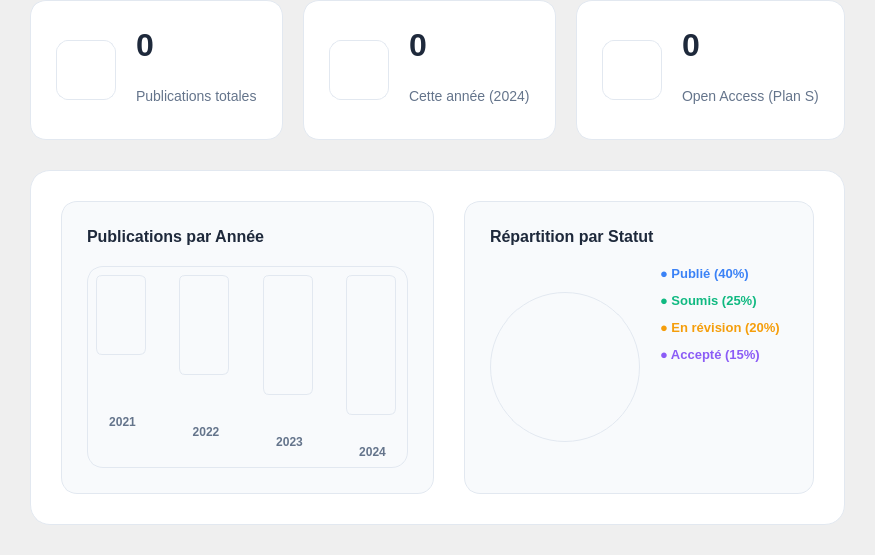
            <widget class="QWidget" name="SR_pageStats">
             <layout class="QVBoxLayout" name="SR_verticalLayoutStats">
              <property name="spacing">
               <number>30</number>
              </property>
              <property name="leftMargin">
               <number>30</number>
              </property>
              <property name="topMargin">
               <number>0</number>
              </property>
              <property name="rightMargin">
               <number>30</number>
              </property>
              <property name="bottomMargin">
               <number>30</number>
              </property>
              <item>
               <layout class="QHBoxLayout" name="SR_horizontalLayoutStatCards">
                <property name="spacing">
                 <number>20</number>
                </property>
                <item>
                 <widget class="QFrame" name="SR_cardTotal">
                  <property name="minimumSize">
                   <size>
                    <width>0</width>
                    <height>140</height>
                   </size>
                  </property>
                  <property name="styleSheet">
                   <string notr="true">QFrame {
    background-color: white;
    border-radius: 16px;
    border: 1px solid #e2e8f0;
}</string>
                  </property>
                  <property name="frameShape">
                   <enum>QFrame::Shape::NoFrame</enum>
                  </property>
                  <layout class="QHBoxLayout" name="SR_horizontalLayoutCardTotal">
                   <property name="spacing">
                    <number>20</number>
                   </property>
                   <property name="leftMargin">
                    <number>25</number>
                   </property>
                   <property name="topMargin">
                    <number>20</number>
                   </property>
                   <property name="rightMargin">
                    <number>25</number>
                   </property>
                   <property name="bottomMargin">
                    <number>20</number>
                   </property>
                   <item>
                    <widget class="QFrame" name="SR_iconFrameTotal">
                     <property name="minimumSize">
                      <size>
                       <width>60</width>
                       <height>60</height>
                      </size>
                     </property>
                     <property name="maximumSize">
                      <size>
                       <width>60</width>
                       <height>60</height>
                      </size>
                     </property>
                     <property name="styleSheet">
                      <string notr="true">background: qlineargradient(x1:0, y1:0, x2:1, y2:1,
        stop:0 #3b82f6, stop:1 #10b981);
border-radius: 12px;</string>
                     </property>
                     <property name="frameShape">
                      <enum>QFrame::Shape::NoFrame</enum>
                     </property>
                     <layout class="QVBoxLayout" name="SR_verticalLayoutIconTotal">
                      <property name="margin" stdset="0">
                       <number>0</number>
                      </property>
                      <item>
                       <widget class="QLabel" name="SR_lblTotalIcon">
                        <property name="styleSheet">
                         <string notr="true">color: white;
font-size: 28px;
background: transparent;
border: none;</string>
                        </property>
                        <property name="text">
                         <string>📚</string>
                        </property>
                        <property name="alignment">
                         <set>Qt::AlignmentFlag::AlignCenter</set>
                        </property>
                       </widget>
                      </item>
                     </layout>
                    </widget>
                   </item>
                   <item>
                    <layout class="QVBoxLayout" name="SR_verticalLayoutTotalText">
                     <property name="spacing">
                      <number>5</number>
                     </property>
                     <item>
                      <widget class="QLabel" name="SR_lblTotalNumber">
                       <property name="styleSheet">
                        <string notr="true">color: #1e293b;
font-size: 32px;
font-weight: bold;
background: transparent;
border: none;</string>
                       </property>
                       <property name="text">
                        <string>0</string>
                       </property>
                      </widget>
                     </item>
                     <item>
                      <widget class="QLabel" name="SR_lblTotalLabel">
                       <property name="styleSheet">
                        <string notr="true">color: #64748b;
font-size: 14px;
background: transparent;
border: none;</string>
                       </property>
                       <property name="text">
                        <string>Publications totales</string>
                       </property>
                      </widget>
                     </item>
                    </layout>
                   </item>
                   <item>
                    <spacer name="SR_horizontalSpacerCardTotal">
                     <property name="orientation">
                      <enum>Qt::Orientation::Horizontal</enum>
                     </property>
                     <property name="sizeHint" stdset="0">
                      <size>
                       <width>0</width>
                       <height>0</height>
                      </size>
                     </property>
                    </spacer>
                   </item>
                  </layout>
                 </widget>
                </item>
                <item>
                 <widget class="QFrame" name="SR_cardThisYear">
                  <property name="minimumSize">
                   <size>
                    <width>0</width>
                    <height>140</height>
                   </size>
                  </property>
                  <property name="styleSheet">
                   <string notr="true">QFrame {
    background-color: white;
    border-radius: 16px;
    border: 1px solid #e2e8f0;
}</string>
                  </property>
                  <property name="frameShape">
                   <enum>QFrame::Shape::NoFrame</enum>
                  </property>
                  <layout class="QHBoxLayout" name="SR_horizontalLayoutCardThisYear">
                   <property name="spacing">
                    <number>20</number>
                   </property>
                   <property name="leftMargin">
                    <number>25</number>
                   </property>
                   <property name="topMargin">
                    <number>20</number>
                   </property>
                   <property name="rightMargin">
                    <number>25</number>
                   </property>
                   <property name="bottomMargin">
                    <number>20</number>
                   </property>
                   <item>
                    <widget class="QFrame" name="SR_iconFrameThisYear">
                     <property name="minimumSize">
                      <size>
                       <width>60</width>
                       <height>60</height>
                      </size>
                     </property>
                     <property name="maximumSize">
                      <size>
                       <width>60</width>
                       <height>60</height>
                      </size>
                     </property>
                     <property name="styleSheet">
                      <string notr="true">background: qlineargradient(x1:0, y1:0, x2:1, y2:1,
        stop:0 #10b981, stop:1 #059669);
border-radius: 12px;</string>
                     </property>
                     <property name="frameShape">
                      <enum>QFrame::Shape::NoFrame</enum>
                     </property>
                     <layout class="QVBoxLayout" name="SR_verticalLayoutIconThisYear">
                      <property name="margin" stdset="0">
                       <number>0</number>
                      </property>
                      <item>
                       <widget class="QLabel" name="SR_lblThisYearIcon">
                        <property name="styleSheet">
                         <string notr="true">color: white;
font-size: 28px;
background: transparent;
border: none;</string>
                        </property>
                        <property name="text">
                         <string>🆕</string>
                        </property>
                        <property name="alignment">
                         <set>Qt::AlignmentFlag::AlignCenter</set>
                        </property>
                       </widget>
                      </item>
                     </layout>
                    </widget>
                   </item>
                   <item>
                    <layout class="QVBoxLayout" name="SR_verticalLayoutThisYearText">
                     <property name="spacing">
                      <number>5</number>
                     </property>
                     <item>
                      <widget class="QLabel" name="SR_lblThisYearNumber">
                       <property name="styleSheet">
                        <string notr="true">color: #1e293b;
font-size: 32px;
font-weight: bold;
background: transparent;
border: none;</string>
                       </property>
                       <property name="text">
                        <string>0</string>
                       </property>
                      </widget>
                     </item>
                     <item>
                      <widget class="QLabel" name="SR_lblThisYearLabel">
                       <property name="styleSheet">
                        <string notr="true">color: #64748b;
font-size: 14px;
background: transparent;
border: none;</string>
                       </property>
                       <property name="text">
                        <string>Cette année (2024)</string>
                       </property>
                      </widget>
                     </item>
                    </layout>
                   </item>
                   <item>
                    <spacer name="SR_horizontalSpacerCardThisYear">
                     <property name="orientation">
                      <enum>Qt::Orientation::Horizontal</enum>
                     </property>
                     <property name="sizeHint" stdset="0">
                      <size>
                       <width>0</width>
                       <height>0</height>
                      </size>
                     </property>
                    </spacer>
                   </item>
                  </layout>
                 </widget>
                </item>
                <item>
                 <widget class="QFrame" name="SR_cardPlanS">
                  <property name="minimumSize">
                   <size>
                    <width>0</width>
                    <height>140</height>
                   </size>
                  </property>
                  <property name="styleSheet">
                   <string notr="true">QFrame {
    background-color: white;
    border-radius: 16px;
    border: 1px solid #e2e8f0;
}</string>
                  </property>
                  <property name="frameShape">
                   <enum>QFrame::Shape::NoFrame</enum>
                  </property>
                  <layout class="QHBoxLayout" name="SR_horizontalLayoutCardPlanS">
                   <property name="spacing">
                    <number>20</number>
                   </property>
                   <property name="leftMargin">
                    <number>25</number>
                   </property>
                   <property name="topMargin">
                    <number>20</number>
                   </property>
                   <property name="rightMargin">
                    <number>25</number>
                   </property>
                   <property name="bottomMargin">
                    <number>20</number>
                   </property>
                   <item>
                    <widget class="QFrame" name="SR_iconFramePlanS">
                     <property name="minimumSize">
                      <size>
                       <width>60</width>
                       <height>60</height>
                      </size>
                     </property>
                     <property name="maximumSize">
                      <size>
                       <width>60</width>
                       <height>60</height>
                      </size>
                     </property>
                     <property name="styleSheet">
                      <string notr="true">background: qlineargradient(x1:0, y1:0, x2:1, y2:1,
        stop:0 #f59e0b, stop:1 #d97706);
border-radius: 12px;</string>
                     </property>
                     <property name="frameShape">
                      <enum>QFrame::Shape::NoFrame</enum>
                     </property>
                     <layout class="QVBoxLayout" name="SR_verticalLayoutIconPlanS">
                      <property name="margin" stdset="0">
                       <number>0</number>
                      </property>
                      <item>
                       <widget class="QLabel" name="SR_lblPlanSIcon">
                        <property name="styleSheet">
                         <string notr="true">color: white;
font-size: 28px;
background: transparent;
border: none;</string>
                        </property>
                        <property name="text">
                         <string>🔓</string>
                        </property>
                        <property name="alignment">
                         <set>Qt::AlignmentFlag::AlignCenter</set>
                        </property>
                       </widget>
                      </item>
                     </layout>
                    </widget>
                   </item>
                   <item>
                    <layout class="QVBoxLayout" name="SR_verticalLayoutPlanSText">
                     <property name="spacing">
                      <number>5</number>
                     </property>
                     <item>
                      <widget class="QLabel" name="SR_lblPlanSNumber">
                       <property name="styleSheet">
                        <string notr="true">color: #1e293b;
font-size: 32px;
font-weight: bold;
background: transparent;
border: none;</string>
                       </property>
                       <property name="text">
                        <string>0</string>
                       </property>
                      </widget>
                     </item>
                     <item>
                      <widget class="QLabel" name="SR_lblPlanSLabel">
                       <property name="styleSheet">
                        <string notr="true">color: #64748b;
font-size: 14px;
background: transparent;
border: none;</string>
                       </property>
                       <property name="text">
                        <string>Open Access (Plan S)</string>
                       </property>
                      </widget>
                     </item>
                    </layout>
                   </item>
                   <item>
                    <spacer name="SR_horizontalSpacerCardPlanS">
                     <property name="orientation">
                      <enum>Qt::Orientation::Horizontal</enum>
                     </property>
                     <property name="sizeHint" stdset="0">
                      <size>
                       <width>0</width>
                       <height>0</height>
                      </size>
                     </property>
                    </spacer>
                   </item>
                  </layout>
                 </widget>
                </item>
               </layout>
              </item>
              <item>
               <widget class="QFrame" name="SR_chartsContainerFrame">
                <property name="styleSheet">
                 <string notr="true">background-color: white;
border-radius: 20px;
border: 1px solid #e2e8f0;</string>
                </property>
                <property name="frameShape">
                 <enum>QFrame::Shape::NoFrame</enum>
                </property>
                <layout class="QHBoxLayout" name="SR_horizontalLayoutChartsContainer">
                 <property name="spacing">
                  <number>30</number>
                 </property>
                 <property name="leftMargin">
                  <number>30</number>
                 </property>
                 <property name="topMargin">
                  <number>30</number>
                 </property>
                 <property name="rightMargin">
                  <number>30</number>
                 </property>
                 <property name="bottomMargin">
                  <number>30</number>
                 </property>
                 <item>
                  <widget class="QFrame" name="SR_barChartFrame">
                   <property name="minimumSize">
                    <size>
                     <width>0</width>
                     <height>0</height>
                    </size>
                   </property>
                   <property name="styleSheet">
                    <string notr="true">background-color: #f8fafc;
border-radius: 16px;
border: 1px solid #e2e8f0;</string>
                   </property>
                   <property name="frameShape">
                    <enum>QFrame::Shape::NoFrame</enum>
                   </property>
                   <layout class="QVBoxLayout" name="SR_verticalLayoutBarChart">
                    <property name="spacing">
                     <number>20</number>
                    </property>
                    <property name="leftMargin">
                     <number>25</number>
                    </property>
                    <property name="topMargin">
                     <number>25</number>
                    </property>
                    <property name="rightMargin">
                     <number>25</number>
                    </property>
                    <property name="bottomMargin">
                     <number>25</number>
                    </property>
                    <item>
                     <widget class="QLabel" name="SR_lblBarChartTitle">
                      <property name="styleSheet">
                       <string notr="true">font-size: 16px;
font-weight: 600;
color: #1e293b;
background: transparent;
border: none;</string>
                      </property>
                      <property name="text">
                       <string>Publications par Année</string>
                      </property>
                     </widget>
                    </item>
                    <item>
                     <widget class="QWidget" name="SR_placeholderBars" native="true">
                      <property name="minimumSize">
                       <size>
                        <width>0</width>
                        <height>200</height>
                       </size>
                      </property>
                      <property name="styleSheet">
                       <string notr="true">background-color: transparent;</string>
                      </property>
                      <layout class="QHBoxLayout" name="SR_barsLayout">
                       <property name="spacing">
                        <number>30</number>
                       </property>
                       <item>
                        <layout class="QVBoxLayout" name="SR_bar1Layout">
                         <item>
                          <widget class="QFrame" name="SR_bar1">
                           <property name="minimumSize">
                            <size>
                             <width>50</width>
                             <height>80</height>
                            </size>
                           </property>
                           <property name="maximumSize">
                            <size>
                             <width>50</width>
                             <height>80</height>
                            </size>
                           </property>
                           <property name="styleSheet">
                            <string notr="true">background: qlineargradient(x1:0, y1:0, x2:0, y2:1,
    stop:0 #3b82f6, stop:1 #1e40af);
border-radius: 6px 6px 0 0;</string>
                           </property>
                           <property name="frameShape">
                            <enum>QFrame::Shape::NoFrame</enum>
                           </property>
                          </widget>
                         </item>
                         <item>
                          <widget class="QLabel" name="SR_lblBar1">
                           <property name="styleSheet">
                            <string notr="true">font-size: 12px;
color: #64748b;
font-weight: 600;
background: transparent;
border: none;</string>
                           </property>
                           <property name="text">
                            <string>2021</string>
                           </property>
                           <property name="alignment">
                            <set>Qt::AlignmentFlag::AlignCenter</set>
                           </property>
                          </widget>
                         </item>
                        </layout>
                       </item>
                       <item>
                        <layout class="QVBoxLayout" name="SR_bar2Layout">
                         <item>
                          <widget class="QFrame" name="SR_bar2">
                           <property name="minimumSize">
                            <size>
                             <width>50</width>
                             <height>100</height>
                            </size>
                           </property>
                           <property name="maximumSize">
                            <size>
                             <width>50</width>
                             <height>100</height>
                            </size>
                           </property>
                           <property name="styleSheet">
                            <string notr="true">background: qlineargradient(x1:0, y1:0, x2:0, y2:1,
    stop:0 #10b981, stop:1 #059669);
border-radius: 6px 6px 0 0;</string>
                           </property>
                           <property name="frameShape">
                            <enum>QFrame::Shape::NoFrame</enum>
                           </property>
                          </widget>
                         </item>
                         <item>
                          <widget class="QLabel" name="SR_lblBar2">
                           <property name="styleSheet">
                            <string notr="true">font-size: 12px;
color: #64748b;
font-weight: 600;
background: transparent;
border: none;</string>
                           </property>
                           <property name="text">
                            <string>2022</string>
                           </property>
                           <property name="alignment">
                            <set>Qt::AlignmentFlag::AlignCenter</set>
                           </property>
                          </widget>
                         </item>
                        </layout>
                       </item>
                       <item>
                        <layout class="QVBoxLayout" name="SR_bar3Layout">
                         <item>
                          <widget class="QFrame" name="SR_bar3">
                           <property name="minimumSize">
                            <size>
                             <width>50</width>
                             <height>120</height>
                            </size>
                           </property>
                           <property name="maximumSize">
                            <size>
                             <width>50</width>
                             <height>120</height>
                            </size>
                           </property>
                           <property name="styleSheet">
                            <string notr="true">background: qlineargradient(x1:0, y1:0, x2:0, y2:1,
    stop:0 #f59e0b, stop:1 #d97706);
border-radius: 6px 6px 0 0;</string>
                           </property>
                           <property name="frameShape">
                            <enum>QFrame::Shape::NoFrame</enum>
                           </property>
                          </widget>
                         </item>
                         <item>
                          <widget class="QLabel" name="SR_lblBar3">
                           <property name="styleSheet">
                            <string notr="true">font-size: 12px;
color: #64748b;
font-weight: 600;
background: transparent;
border: none;</string>
                           </property>
                           <property name="text">
                            <string>2023</string>
                           </property>
                           <property name="alignment">
                            <set>Qt::AlignmentFlag::AlignCenter</set>
                           </property>
                          </widget>
                         </item>
                        </layout>
                       </item>
                       <item>
                        <layout class="QVBoxLayout" name="SR_bar4Layout">
                         <item>
                          <widget class="QFrame" name="SR_bar4">
                           <property name="minimumSize">
                            <size>
                             <width>50</width>
                             <height>140</height>
                            </size>
                           </property>
                           <property name="maximumSize">
                            <size>
                             <width>50</width>
                             <height>140</height>
                            </size>
                           </property>
                           <property name="styleSheet">
                            <string notr="true">background: qlineargradient(x1:0, y1:0, x2:0, y2:1,
    stop:0 #ec4899, stop:1 #db2777);
border-radius: 6px 6px 0 0;</string>
                           </property>
                           <property name="frameShape">
                            <enum>QFrame::Shape::NoFrame</enum>
                           </property>
                          </widget>
                         </item>
                         <item>
                          <widget class="QLabel" name="SR_lblBar4">
                           <property name="styleSheet">
                            <string notr="true">font-size: 12px;
color: #64748b;
font-weight: 600;
background: transparent;
border: none;</string>
                           </property>
                           <property name="text">
                            <string>2024</string>
                           </property>
                           <property name="alignment">
                            <set>Qt::AlignmentFlag::AlignCenter</set>
                           </property>
                          </widget>
                         </item>
                        </layout>
                       </item>
                      </layout>
                     </widget>
                    </item>
                   </layout>
                  </widget>
                 </item>
                 <item>
                  <widget class="QFrame" name="SR_pieChartFrame">
                   <property name="minimumSize">
                    <size>
                     <width>350</width>
                     <height>0</height>
                    </size>
                   </property>
                   <property name="maximumSize">
                    <size>
                     <width>350</width>
                     <height>16777215</height>
                    </size>
                   </property>
                   <property name="styleSheet">
                    <string notr="true">background-color: #f8fafc;
border-radius: 16px;
border: 1px solid #e2e8f0;</string>
                   </property>
                   <property name="frameShape">
                    <enum>QFrame::Shape::NoFrame</enum>
                   </property>
                   <layout class="QVBoxLayout" name="SR_verticalLayoutPieChart">
                    <property name="spacing">
                     <number>20</number>
                    </property>
                    <property name="leftMargin">
                     <number>25</number>
                    </property>
                    <property name="topMargin">
                     <number>25</number>
                    </property>
                    <property name="rightMargin">
                     <number>25</number>
                    </property>
                    <property name="bottomMargin">
                     <number>25</number>
                    </property>
                    <item>
                     <widget class="QLabel" name="SR_lblPieChartTitle">
                      <property name="styleSheet">
                       <string notr="true">font-size: 16px;
font-weight: 600;
color: #1e293b;
background: transparent;
border: none;</string>
                      </property>
                      <property name="text">
                       <string>Répartition par Statut</string>
                      </property>
                     </widget>
                    </item>
                    <item>
                     <layout class="QHBoxLayout" name="SR_horizontalLayoutPieContent">
                      <property name="spacing">
                       <number>20</number>
                      </property>
                      <item>
                       <widget class="QFrame" name="SR_pieChartCircle">
                        <property name="minimumSize">
                         <size>
                          <width>150</width>
                          <height>150</height>
                         </size>
                        </property>
                        <property name="maximumSize">
                         <size>
                          <width>150</width>
                          <height>150</height>
                         </size>
                        </property>
                        <property name="styleSheet">
                         <string notr="true">background: conic-gradient(
    #3b82f6 0deg 144deg,
    #10b981 144deg 234deg,
    #f59e0b 234deg 306deg,
    #8b5cf6 306deg 360deg
);
border-radius: 75px;</string>
                        </property>
                        <property name="frameShape">
                         <enum>QFrame::Shape::NoFrame</enum>
                        </property>
                       </widget>
                      </item>
                      <item>
                       <layout class="QVBoxLayout" name="SR_verticalLayoutLegend">
                        <property name="spacing">
                         <number>12</number>
                        </property>
                        <item>
                         <widget class="QLabel" name="SR_lblStatPublie">
                          <property name="styleSheet">
                           <string notr="true">font-size: 13px;
color: #3b82f6;
font-weight: 600;
background: transparent;
border: none;</string>
                          </property>
                          <property name="text">
                           <string>● Publié (40%)</string>
                          </property>
                         </widget>
                        </item>
                        <item>
                         <widget class="QLabel" name="SR_lblStatSoumis">
                          <property name="styleSheet">
                           <string notr="true">font-size: 13px;
color: #10b981;
font-weight: 600;
background: transparent;
border: none;</string>
                          </property>
                          <property name="text">
                           <string>● Soumis (25%)</string>
                          </property>
                         </widget>
                        </item>
                        <item>
                         <widget class="QLabel" name="SR_lblStatRevision">
                          <property name="styleSheet">
                           <string notr="true">font-size: 13px;
color: #f59e0b;
font-weight: 600;
background: transparent;
border: none;</string>
                          </property>
                          <property name="text">
                           <string>● En révision (20%)</string>
                          </property>
                         </widget>
                        </item>
                        <item>
                         <widget class="QLabel" name="SR_lblStatAccepte">
                          <property name="styleSheet">
                           <string notr="true">font-size: 13px;
color: #8b5cf6;
font-weight: 600;
background: transparent;
border: none;</string>
                          </property>
                          <property name="text">
                           <string>● Accepté (15%)</string>
                          </property>
                         </widget>
                        </item>
                        <item>
                         <spacer name="SR_verticalSpacerLegend">
                          <property name="orientation">
                           <enum>Qt::Orientation::Vertical</enum>
                          </property>
                          <property name="sizeHint" stdset="0">
                           <size>
                            <width>0</width>
                            <height>0</height>
                           </size>
                          </property>
                         </spacer>
                        </item>
                       </layout>
                      </item>
                     </layout>
                    </item>
                   </layout>
                  </widget>
                 </item>
                </layout>
               </widget>
              </item>
             </layout>
            </widget>
